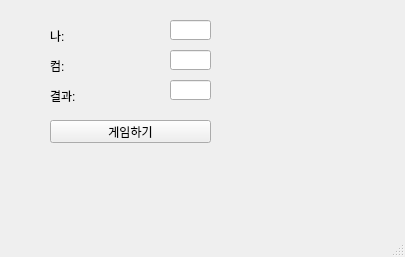
<?xml version="1.0" encoding="UTF-8"?>
<ui version="4.0">
 <class>MainWindow</class>
 <widget class="QMainWindow" name="MainWindow">
  <property name="geometry">
   <rect>
    <x>0</x>
    <y>0</y>
    <width>405</width>
    <height>257</height>
   </rect>
  </property>
  <property name="windowTitle">
   <string>MainWindow</string>
  </property>
  <widget class="QWidget" name="centralwidget">
   <widget class="QLabel" name="lblMine">
    <property name="geometry">
     <rect>
      <x>50</x>
      <y>30</y>
      <width>56</width>
      <height>12</height>
     </rect>
    </property>
    <property name="text">
     <string>나:</string>
    </property>
   </widget>
   <widget class="QLabel" name="lblCom">
    <property name="geometry">
     <rect>
      <x>50</x>
      <y>60</y>
      <width>56</width>
      <height>12</height>
     </rect>
    </property>
    <property name="text">
     <string>컴:</string>
    </property>
   </widget>
   <widget class="QLabel" name="lblResult">
    <property name="geometry">
     <rect>
      <x>50</x>
      <y>90</y>
      <width>56</width>
      <height>12</height>
     </rect>
    </property>
    <property name="text">
     <string>결과:</string>
    </property>
   </widget>
   <widget class="QLineEdit" name="leMine">
    <property name="geometry">
     <rect>
      <x>170</x>
      <y>20</y>
      <width>41</width>
      <height>20</height>
     </rect>
    </property>
   </widget>
   <widget class="QLineEdit" name="leCom">
    <property name="geometry">
     <rect>
      <x>170</x>
      <y>50</y>
      <width>41</width>
      <height>20</height>
     </rect>
    </property>
   </widget>
   <widget class="QLineEdit" name="leResult">
    <property name="geometry">
     <rect>
      <x>170</x>
      <y>80</y>
      <width>41</width>
      <height>20</height>
     </rect>
    </property>
   </widget>
   <widget class="QPushButton" name="pb">
    <property name="geometry">
     <rect>
      <x>50</x>
      <y>120</y>
      <width>161</width>
      <height>23</height>
     </rect>
    </property>
    <property name="text">
     <string>게임하기</string>
    </property>
   </widget>
  </widget>
  <widget class="QStatusBar" name="statusbar"/>
 </widget>
 <resources/>
 <connections/>
</ui>
